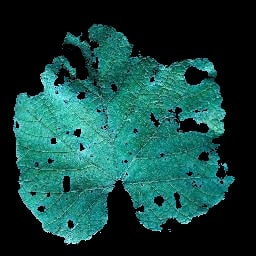
#> input picture anggur.jpg, 256 x 256 px
$ jupyter execute ResponMod7.ipynb
#> lines starting #> are read from the running program, lines starting #| are printed output that depends on the picture; after the words box and inside, x2 and y2 are one past the last pixel; in counts of white or black regions, pixels touching at a corner belong together
[cell 1]
import numpy as np
import cv2 as cv2
import matplotlib.pyplot as plt
import matplotlib.image as img

[cell 2]
img = cv2.imread("anggur.jpg", 2)
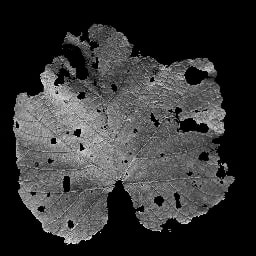
#> img: shape (256, 256); min 0, max 255, mean 52.7
ret, thresh = cv2.threshold(img, 0, 255, cv2.THRESH_BINARY+cv2.THRESH_OTSU)
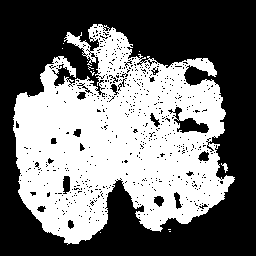
#> thresh: shape (256, 256); 45% white; 14 white regions (12 under 20 px), largest, box (x1, y1, x2, y2) and area: (13, 24, 235, 245) 29460, (221, 163, 228, 173) 32
#> ret = 58
baris, kolom = img.shape
#> baris = 256; kolom = 256
res = np.array(thresh/255, dtype=int)
plt.imshow(thresh,'gray')

[cell 3]
kernel = np.ones((3, 3))
print(kernel)

[cell 4]
def padding (citdi,banyak_pad):
#> called with banyak_pad = 2
    imgpad=np.pad(citdi,(banyak_pad,banyak_pad),mode='symmetric')
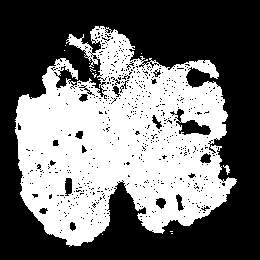
#> imgpad: shape (260, 260) int64; values 0 (black) and 1 (white), 43.7% white; 14 white regions (12 under 20 px), largest, box (x1, y1, x2, y2) and area: (15, 26, 237, 247) 29460, (223, 165, 230, 175) 32
    return imgpad

[cell 5]
# Fungsi Erois
def erosi (citra):
    hasil = np.zeros (citra.shape)
    for i in range(baris):
        for j in range(kolom):
            if((citra[i,j] == 0) or (citra[i,j+1] == 0) or (citra[i,j+2] == 0) or (citra[i+1,j] == 0) or (citra[i+1,j+1] == 0) or (citra[i+1,j+2] == 0) or (citra[i+2,j] == 0) or (citra[i+2,j+1] == 0) or (citra[i+2,j+2] == 0)):
                hasil[i,j] = hasil[i,j+1] = hasil[i,j+2] = hasil[i+1,j] = hasil[i+1,j+1] = hasil[i+1,j+2] = hasil[i+2,j] = hasil[i+2,j+1] = hasil[i+2,j+2] = 0
            else:
                hasil[i,j] = citra[i,j]
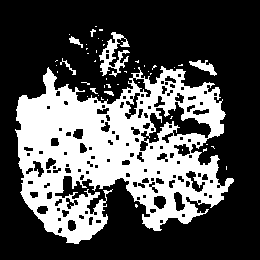
#> hasil: shape (260, 260) float64; values 0 (black) and 1 (white), 32% white; 48 white regions (40 under 20 px), largest, box (x1, y1, x2, y2) and area: (15, 66, 234, 244) 20528, (99, 32, 130, 77) 576, (189, 60, 217, 76) 185
    return hasil

# erosi
bwp = padding(res,2)
erotion = erosi(bwp)
plt.imshow(erotion,'gray')

[cell 6]
# Dilasi fungsi
def dilasi (citra):
    hasil = np.zeros (citra.shape)
    for i in range(baris):
        for j in range(kolom):
            if(citra[i,j]==1):
                hasil[i,j] = hasil[i,j+1] = hasil[i,j+2] = hasil[i+1,j] = hasil[i+1,j+1] = hasil[i+1,j+2] = hasil[i+2,j] = hasil[i+2,j+1] = hasil[i+2,j+2] = 1
            elif(hasil[i,j]==1):
                hasil[i,j] = hasil[i,j]
            else:
                hasil[i,j] = citra[i,j]
    return hasil

# dilasi
bwp = padding(thresh,2)
dilasi=dilasi(bwp)
plt.imshow(dilasi,'gray')

[cell 7]
# opening
plt.imshow(cv2.morphologyEx(thresh, cv2.MORPH_OPEN, kernel), cmap = "gray")
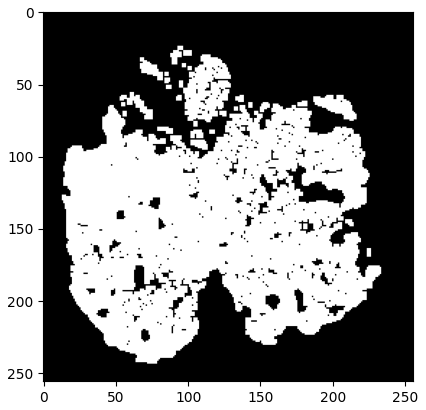
#> figure drawn by matplotlib, 1 panel

[cell 8]
# closing
plt.imshow(cv2.morphologyEx(thresh, cv2.MORPH_CLOSE, kernel), cmap = "gray")
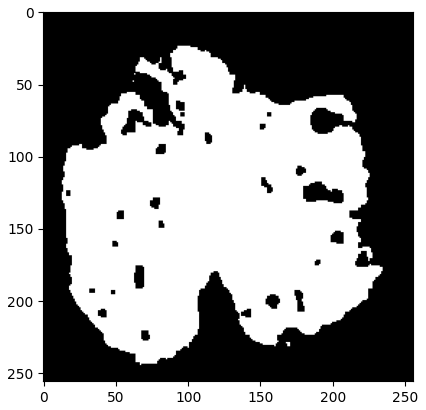
#> figure drawn by matplotlib, 1 panel
